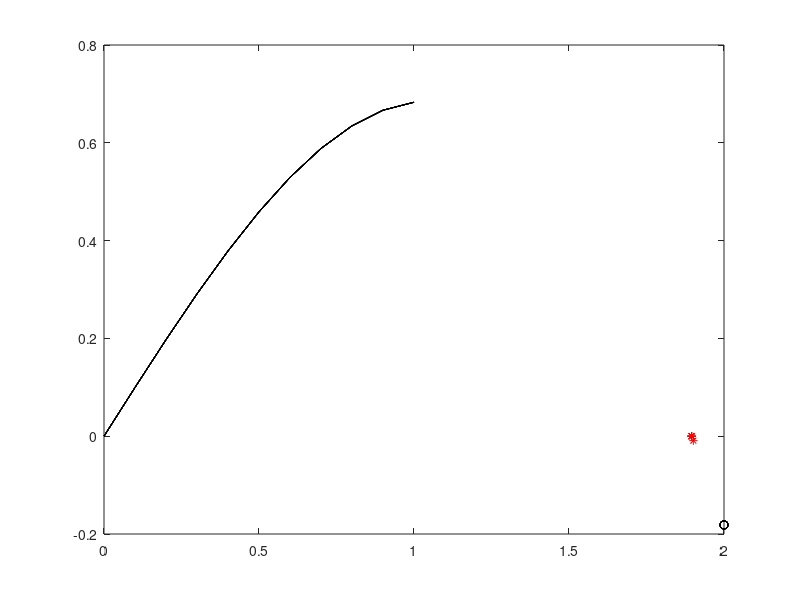

Recreate this plot in MATLAB.
clc; 
clear all; 
close all;
format long
functn = @(x) 2*sin(x) -x %Starting function %Starting function
interval = 0.001; %Small x-step used to approximate the function derivative
x = 0.01:0.01:1; %Range of x
dydx = (functn(x+interval) - functn(x))/interval; %Definition of a derivative
Root_value = 0.069; % Function value
ytolerance = 1e-6; % The convergence tolerance
initial_guess = 2; % The initial guess for the location of the root x0
x = initial_guess; %Setting x to be the initial guess, using initial guess to compute the function
yerror = Root_value-functn(x); %Computing error
counter = 1; %A basic loop counter
previous_x = 0; %Setting previous x value to be empty, "0"
t = 0; %Iteration counter
 xx = 0:0.1:1;
fprintf('Iteration#\t\t x\t\tf(x)\t\terror\n') %Output headers
while abs(yerror)>ytolerance %While the absolute value of the error > error tolerance, the loop continues
    
    dydx = (functn(x+interval)-functn(x))/interval; %Definition of a derivative
    fx=functn(x); %Renaming function to something simpler
    dx = fx/dydx; %Original function divided by the derivative
    previous_x=x; %Setting the previous x value to the current x value to progress the loop
    x=x-dx; %Definition of Newton's Method
    yerror = Root_value - functn(x); %Recalculating error
    counter = counter+1; %A basic loop counter


    plot(xx,functn(xx),'k') %Plotting original funtion
    hold on
    plot(initial_guess,functn(initial_guess), 'k', "Marker","o") %Plotting the initial guess value
    plot(x,functn(x), 'r', 'Marker', "*") %Plotting approximated root value
        if previous_x==x %Once the previous x value equals the current x value, the loop breaks, and the program ends
            break
        end
        
    t = t+1; %Iteration counter
    fprintf('%d\t\t\t%f\t%f\t%f\n',t,x,fx,yerror) %Outputting all values at each iteration
    
% %Plotting
% xx = 0:0.1:1;
% figure
% plot(xx,functn(xx),'k') %Plotting original funtion
% hold on
% plot(initial_guess,functn(initial_guess), 'k', "Marker","o") %Plotting the initial guess value
% while 
%     % some code
%     plot(x,functn(x), 'r', 'Marker', "*") %Plotting approximated root value
end
% hold off